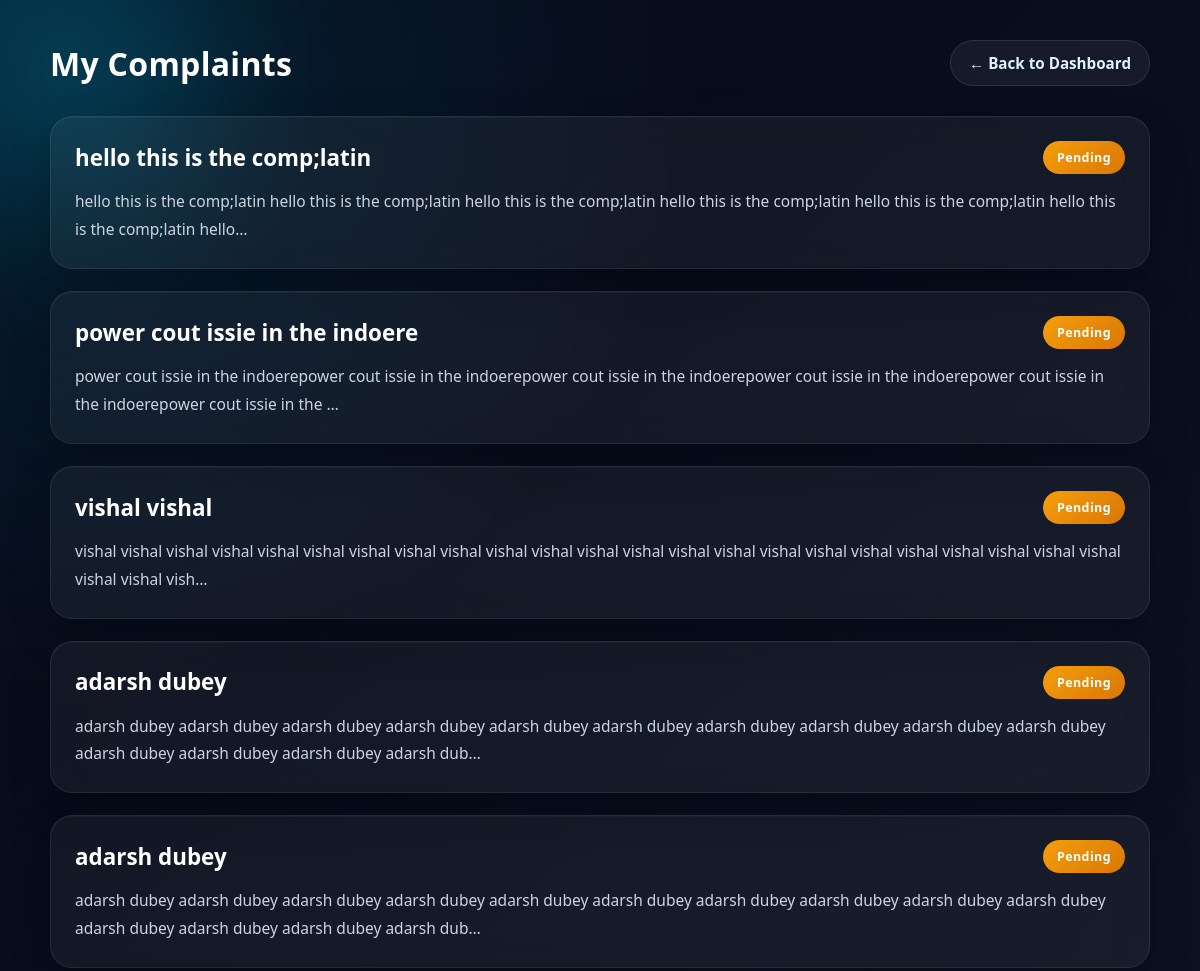
The app's page /complaint/my-complaints/ (signed in, upper part), older data.
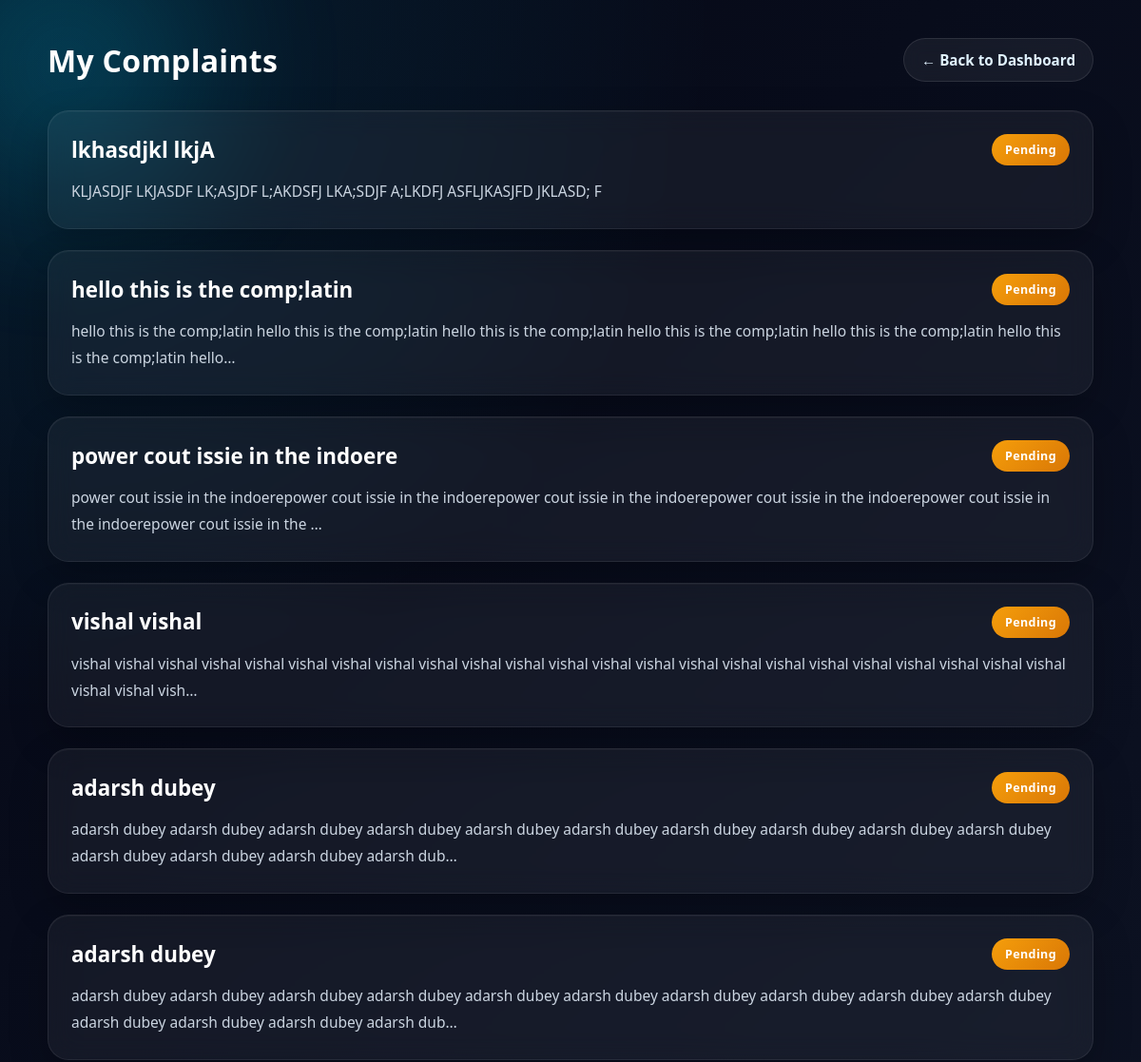
The same page, newer data.
### COMPLAINT/models.py (models this page shows, shortened)
class Complaint(models.Model):
    STATUS_CHOICES = [
        ('pending', 'Pending'),
        ('resolved', 'Resolved'),
        ('in_progress', 'In Progress'),
        ('invalid', 'Invalid'),
    ]
    PRIORITY_CHOICES = [
        ('low', 'Low'),
        ('medium', 'Medium'),
        ('high', 'High'),
    ]
    user = models.ForeignKey(
        'ACCOUNT.UserModel',
        related_name='complaints',
        on_delete=models.CASCADE
    )
    assigned_officer = models.ForeignKey(
        'ACCOUNT.Officer',
        on_delete=models.SET_NULL,
        null=True,
        blank=True,
        related_name='assigned_complaints'
    )
    category = models.ForeignKey(
        'DEPARTMENT.Category',
        on_delete=models.PROTECT,
        related_name='complaints'
    )
    title = models.CharField(max_length=100)
    description = models.TextField()
    location_address = models.CharField(max_length=100)
    latitude = models.FloatField()
    longitude = models.FloatField()
    status = models.CharField(
        max_length=20,
        choices=STATUS_CHOICES,
        default='pending'
    )
    priority = models.CharField(
        max_length=10,
        choices=PRIORITY_CHOICES,
        default='medium'
    )
    created_at = models.DateTimeField(auto_now_add=True)
    updated_at = models.DateTimeField(auto_now=True)

### COMPLAINT/views.py (the view)
# urls.py: path("my-complaints/", views.my_complaints, name="my_complaints"),
@login_required(login_url='login')
def my_complaints(request):
    if request.user.role != "citizen":
        return redirect("officer_login")
    complaints = Complaint.objects.filter(
        user=request.user
    ).select_related("category").prefetch_related("media_files").order_by("-created_at")
    return render(
        request,
        "complaint/my_complaints.html",
        {
            "complaints": complaints
        }
    )

### templates/complaint/my_complaints.html (shortened to what this page needs)
<!DOCTYPE html>
{% load static %}
<html lang="en">
<head>
<link rel="stylesheet" href="{% static 'complaint/css/my_complaints.css' %}?{% now 'U' %}">
</head>
<body>
<div class="container">
    <div class="top-bar">
        <h2>My Complaints</h2>
        <a href="{% url 'home' %}" class="back-btn">← Back to Dashboard</a>
    </div>
    {% if complaints %}
        <div class="complaint-list">
            {% for complaint in complaints %}
                <a href="{% url 'complaint_detail' complaint.id %}" class="card-link">
                    <div class="complaint-card">
                        <div class="card-header">
                            <h3>{{ complaint.title }}</h3>
                            <span class="status status-{{ complaint.status }}">
                                {{ complaint.get_status_display }}
                            </span>
                        </div>
                        <p class="description">
                            {{ complaint.description|truncatechars:180 }}
                        </p>
                    </div>
                </a>
            {% endfor %}
        </div>
    {% else %}
        <div class="empty-box">
            <h3>No complaints found</h3>
            <p>You have not submitted any complaints yet.</p>
            <a href="{% url 'create_complaint' %}" class="create-btn">Create Complaint</a>
        </div>
    {% endif %}
</div>
</body>
</html>

Row changes from the older to the newer data that the page shows:
added Complaint: title "lkhasdjkl lkjA", status "Pending", description "KLJASDJF LKJASDF LK;ASJDF L;AKDSFJ LKA;SDJF A;LKDFJ ASFLJKASJFD JKLASD; F"
